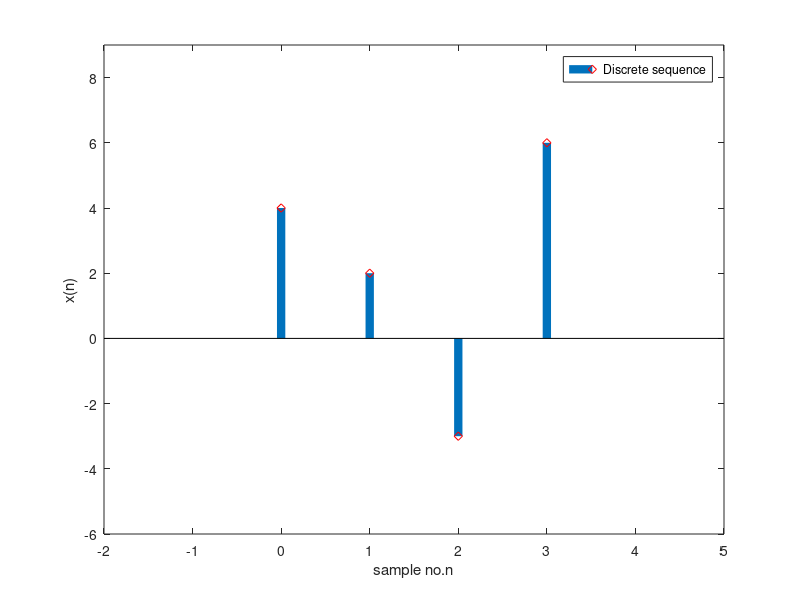

Write the MATLAB code that produced this figure.
clc;
clear all; 
close all; 
%%ploting delta function
%%
n=0:1:3;% initializing sample no.
x=[4 2 -3 6]

clc;
clear all; 
close all; 
%%ploting delta function
%%
n=0:1:3;% initializing sample no.
x=[4 2 -3 6]

figure
stem(n,x,'LineWidth',6,'LineStyle','-','Marker','diamond','MarkerEdgeColor','red')
xlabel('sample no.n');
ylabel('x(n)');%ylabel
xlim([min(n)-2,max(n)+2]);
ylim([min(x)-3,max(x)+3]);
Colors=[% three colors for three data set 
   0.16 0.44 1.00;
    % 0, 0, 1;
    ];
legend('Discrete sequence')
